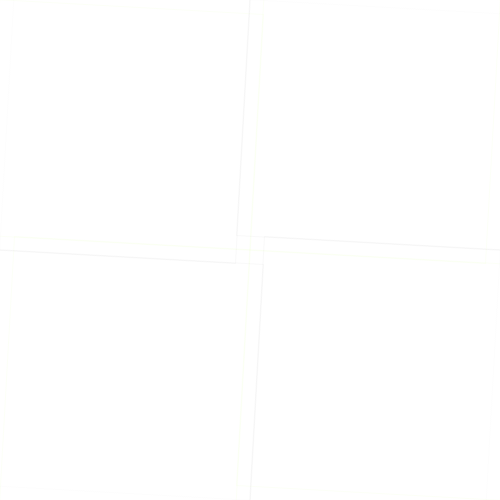
Frame 1 (no input)
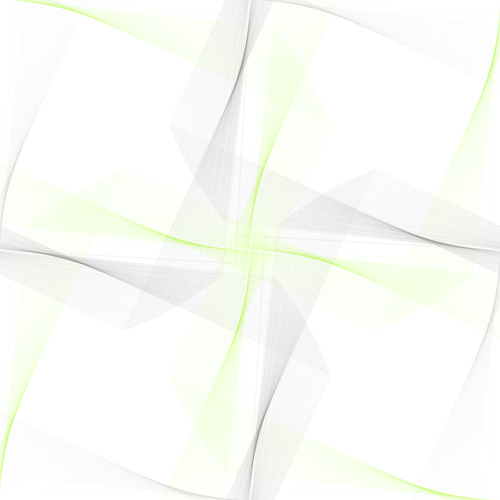
Frame 60 (the mouse pressed at the canvas centre just before this capture)
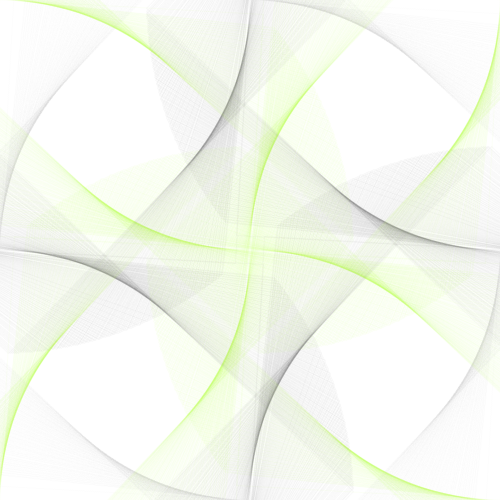
Frame 120 (the mouse held since frame 60 and released just before this capture)

The Processing sketch that drew these frames (run headless with seeded random() and noise(); from frame 60 on, the mouse is pressed at the canvas centre):

// Processing sketch: processing_141786
// ── processing_141786.pde

void setup()
{
  size(500, 500);
  background(255);
}

void draw()
{
  //background(255);
  translate(width/2, height/2);
  noFill();
  
  //KREIS IN DER MITTE // DREHENDES QUADRAT; Groß
  pushMatrix();
  rectMode(CENTER);
  rotate(millis()/3000.0);
  stroke(211, 211, 211, 10);
  rect(0, 0, 500, 500);
  popMatrix();
  resetMatrix();
  
  //KREIS; MITTE, OBEN
  pushMatrix();
  rectMode(CENTER);
  translate(width/2, 0);
  rotate(millis()/3000.0);
  stroke(173, 255, 47, 10);
  rect(0, 0, 500, 500);
  popMatrix();
  
    //KREIS; MITTE, UNTEN
  pushMatrix();
  rectMode(CENTER);
  translate(width/2, 500);
  rotate(millis()/3000.0);
  rect(0, 0, 500, 500);
  popMatrix();
  
     //KREIS; MITTE, LINKS
  pushMatrix();
  rectMode(CENTER);
  translate(0, height/2);
  rotate(millis()/3000.0);
  rect(0, 0, 500, 500);
  popMatrix();
  
     //KREIS; MITTE, RECHTS
  pushMatrix();
  rectMode(CENTER);
  translate(500, height/2);
  rotate(millis()/3000.0);
  rect(0, 0, 500, 500);
  popMatrix();
  
     //KREIS; OBEN, RECHTS
  pushMatrix();
  rectMode(CENTER);
  translate(500, 0);
  rotate(millis()/3000.0);
  stroke(90, 90, 90, 10);
  rect(0, 0, 500, 500);
  popMatrix();
  
    //KREIS; UNTEN, RECHTS
  pushMatrix();
  rectMode(CENTER);
  translate(500, 500);
  rotate(millis()/3000.0);
  rect(0, 0, 500, 500);
  popMatrix();
  
    //KREIS; UNTEN, LINKS
  pushMatrix();
  rectMode(CENTER);
  translate(0, 500);
  rotate(millis()/3000.0);
  rect(0, 0, 500, 500);
  popMatrix();
  
    //KREIS; OBEN, LINKS
  pushMatrix();
  rectMode(CENTER);
  translate(0, 0);
  rotate(millis()/3000.0);
  rect(0, 0, 500, 500);
  popMatrix();
}
